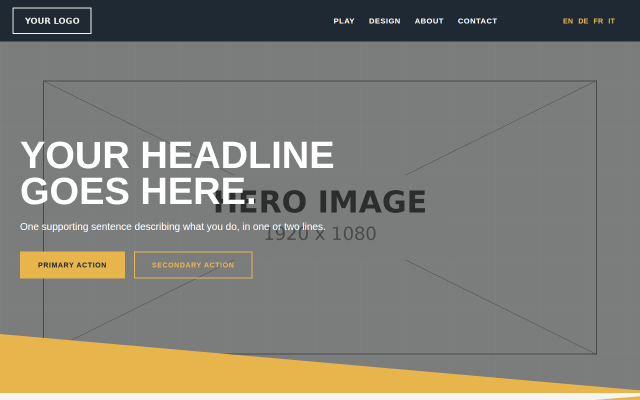
#> input picture screenshots/full/home-desktop-0.png, 1280 x 800 px, found by its file name (shown at 1/2 size)
$ python contact_sheets.py
#> lines starting #> are read from the running program, lines starting #| are printed output that depends on the picture
#!/usr/bin/env python3
"""Compose a few review sheets from the per-breakpoint screenshots.

Every output is kept under 2000px in both dimensions.
"""
from PIL import Image, ImageDraw, ImageFont
import os

SHOTS = "/var/lib/freelancer/projects/40717325/shots"
OUT = "/var/lib/freelancer/projects/40717325/deliverable/screenshots"
os.makedirs(OUT, exist_ok=True)

BOLD = "/usr/share/fonts/truetype/dejavu/DejaVuSans-Bold.ttf"
REG = "/usr/share/fonts/truetype/dejavu/DejaVuSans.ttf"
BG = (24, 26, 30)
FG = (238, 238, 236)
MUTED = (150, 152, 158)


def load(name):
#> called with name = 'home-desktop-0.png'
    p = os.path.join(SHOTS, name)
    return Image.open(p).convert("RGB") if os.path.exists(p) else None
#> returned value is the input picture: PIL image 1280x800 RGB; mean R, G, B 128.4, 125.6, 117.2


def label(d, xy, txt, size=20, colour=FG, font_path=BOLD):
    d.text(xy, txt, font=ImageFont.truetype(font_path, size), fill=colour)


def strip(files, title, out_name, per_row=3, thumb_w=520, caption=None,
          match="width", thumb_h=760):
    """A grid of viewport screenshots.

    match="width"  — every thumbnail scaled to the same width (section flow).
    match="height" — every thumbnail scaled to the same height, which is what
                     a breakpoint comparison needs: a 390px-wide phone shot and
                     a 1280px desktop shot have wildly different aspect ratios,
                     and matching width leaves most of the sheet empty.
    """
    imgs = [(cap, load(f)) for cap, f in files]
#> call 2 of load, with name = 'home-desktop-1.png'
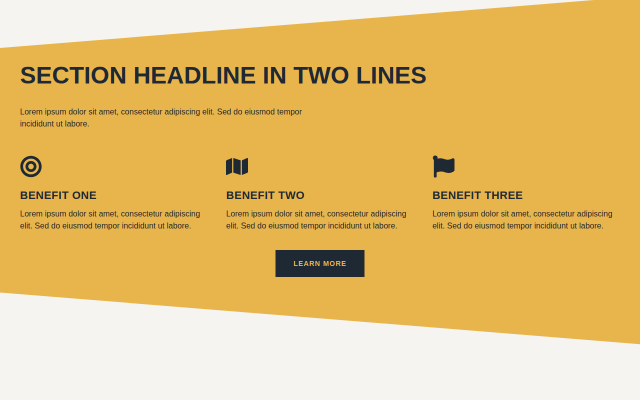
#> input picture screenshots/full/home-desktop-1.png, 1280 x 800 px, found by its file name (shown at 1/2 size)
#> in load, returned value is the input picture: PIL image 1280x800 RGB; mean R, G, B 228.2, 192.3, 118.3
#> call 4 of load, with name = 'home-desktop-3.png'
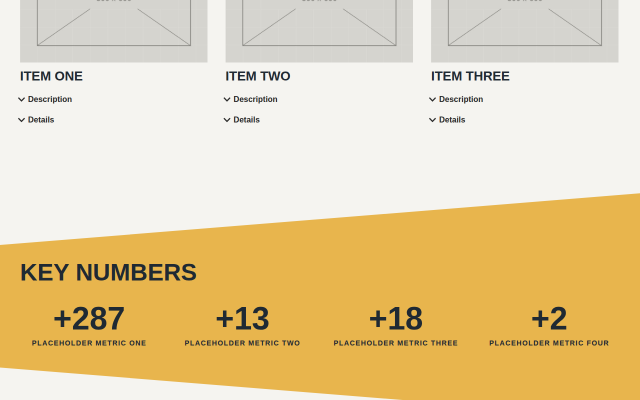
#> input picture screenshots/full/home-desktop-3.png, 1280 x 800 px, found by its file name (shown at 1/2 size)
#> in load, returned value is the input picture: PIL image 1280x800 RGB; mean R, G, B 230.3, 209, 164.1
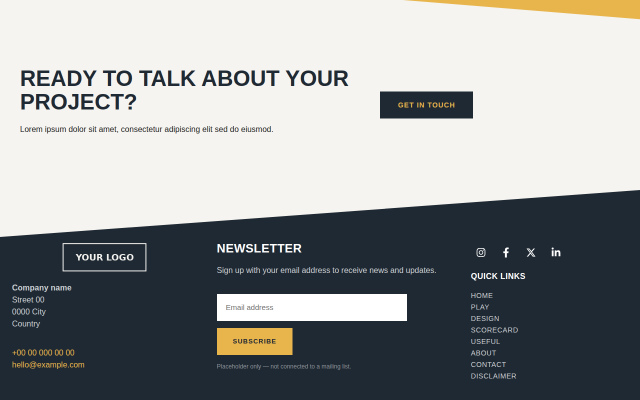
#> input picture screenshots/full/home-desktop-4.png, 1280 x 800 px, found by its file name (shown at 1/2 size)
#> in load, returned value is the input picture: PIL image 1280x800 RGB; mean R, G, B 148.2, 151.3, 151.9
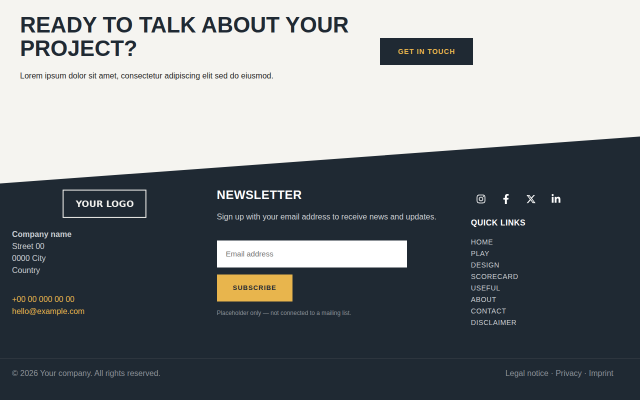
#> input picture screenshots/full/home-desktop-5.png, 1280 x 800 px, found by its file name (shown at 1/2 size)
#> in load, returned value is the input picture: PIL image 1280x800 RGB; mean R, G, B 120, 124.9, 128.3
#> imgs = 6 items
    imgs = [(c, im) for c, im in imgs if im]
#> imgs = 5 items
    if not imgs:
        return None

    scaled = []
    for cap, im in imgs:
        if match == "height":
            w = round(im.width * thumb_h / im.height)
            scaled.append((cap, im.resize((w, thumb_h), Image.LANCZOS)))
        else:
            h = round(im.height * thumb_w / im.width)
            scaled.append((cap, im.resize((thumb_w, h), Image.LANCZOS)))
#> this loop made 5 passes
#> cap on passes 1 to 5: 'Hero + header', 'Feature band', 'Card row', 'Stats band', 'CTA + footer'
#> after the loop, scaled = 5 items

    rows = [scaled[i:i + per_row] for i in range(0, len(scaled), per_row)]
#> rows = 2 items
    gap, pad, cap_h, head_h = 24, 36, 34, 96
    if match == "height":
        width = pad * 2 + max(
            sum(im.width for _, im in r) + gap * (len(r) - 1) for r in rows)
    else:
        width = pad * 2 + per_row * thumb_w + (per_row - 1) * gap
    height = head_h + pad
    for r in rows:
        height += max(im.height for _, im in r) + cap_h + gap
#> this loop made 2 passes
#> height on passes 1 to 2: 540, 948
#> after the loop, height = 948

    sheet = Image.new("RGB", (width, height), BG)
    d = ImageDraw.Draw(sheet)
    label(d, (pad, 30), title, 30)
    if caption:
        label(d, (pad, 66), caption, 17, MUTED, REG)

    y = head_h + pad
    for r in rows:
        x = pad
        for cap, im in r:
            label(d, (x, y), cap, 18, MUTED)
            sheet.paste(im, (x, y + cap_h - 8))
            x += im.width + gap
        y += max(im.height for _, im in r) + cap_h + gap
#> this loop made 2 passes
#> y on passes 1 to 2: 540, 948
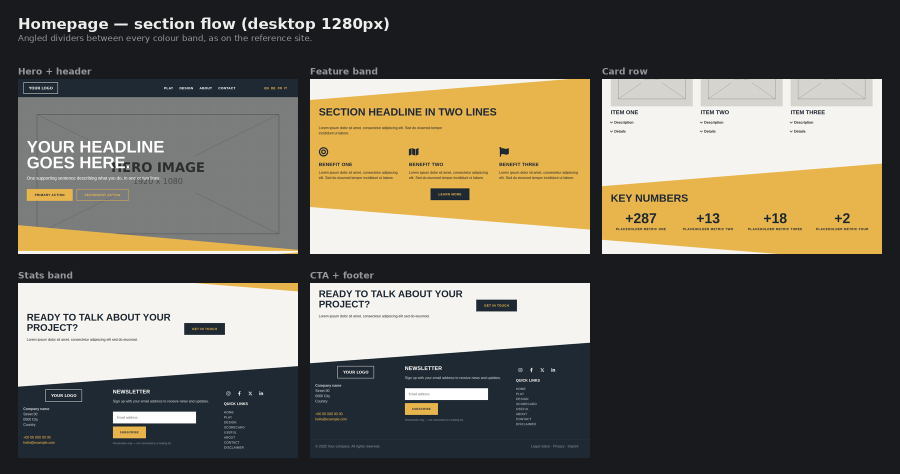
#> sheet: PIL image 1800x948 RGB (shown at 1/2 size); mean R, G, B 109.6, 104.5, 92
#> after the loop, y = 948

    # Keep both dimensions comfortably under the 2000px limit.
    if max(sheet.size) > 1900:
        f = 1900 / max(sheet.size)
        sheet = sheet.resize((int(sheet.width * f), int(sheet.height * f)), Image.LANCZOS)

    path = os.path.join(OUT, out_name)
    sheet.save(path, quality=88)
    print(f"{out_name}  {sheet.width}x{sheet.height}")
#| 01-home-desktop.jpg  1800x948
    return path


strip([("Hero + header", "home-desktop-0.png"),
       ("Feature band", "home-desktop-1.png"),
       ("Split + map", "home-desktop-2.png"),
       ("Card row", "home-desktop-3.png"),
       ("Stats band", "home-desktop-4.png"),
       ("CTA + footer", "home-desktop-5.png")],
      "Homepage — section flow (desktop 1280px)", "01-home-desktop.jpg",
      per_row=3, thumb_w=560,
      caption="Angled dividers between every colour band, as on the reference site.")

strip([("Desktop 1280px", "home-desktop-0.png"),
       ("Tablet 900px", "home-tablet-0.png"),
       ("Mobile 390px", "home-mobile-0.png")],
      "Responsive — same page, three breakpoints", "02-responsive.jpg",
      per_row=3, match="height", thumb_h=820,
      caption="Zero horizontal overflow at every width; menu collapses below tablet.")
#> call 2 of strip, with out_name = '02-responsive.jpg', per_row = 3, thumb_w = 520, match = 'height', thumb_h = 820
#> in strip (call 2), `imgs = [(cap, load(f)) for cap, f in files]`: imgs = 3 items
#> in strip (call 2), `imgs = [(c, im) for c, im in imgs if im]`: imgs = 1 item
#> the loop in strip (call 2), `for cap, im in imgs:` made 1 pass
#> (cap, w) on pass 1: ('Desktop 1280px', 1312)
#> in strip (call 2), `width = pad * 2 + max( sum(im.width for _, im in r) + gap * (len(r) - ..`: width = 1384
#> the loop in strip (call 2), `for r in rows:` made 1 pass
#> height on pass 1: 1010
#> after the loop in strip (call 2), `for r in rows:`: height = 1010
#> in strip (call 2), `sheet = Image.new("RGB", (width, height), BG)`:
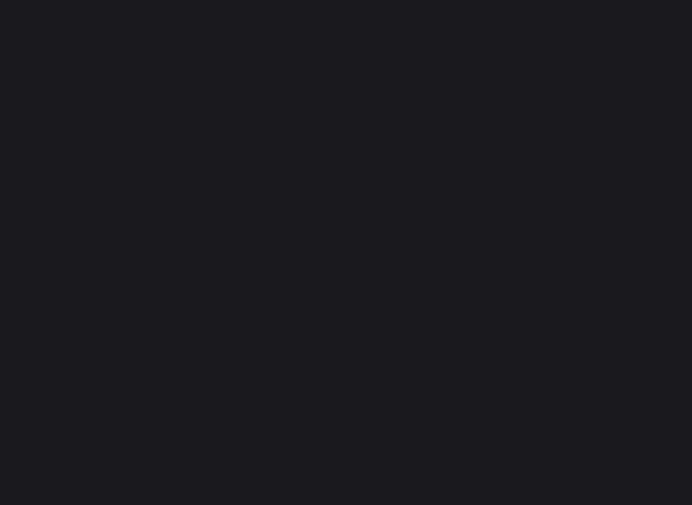
#> sheet: PIL image 1384x1010 RGB (shown at 1/2 size); mean R, G, B 24, 26, 30
#> the loop in strip (call 2), `for r in rows:` made 1 pass
#> y on pass 1: 1010
#> after the loop in strip (call 2), `for r in rows:`:
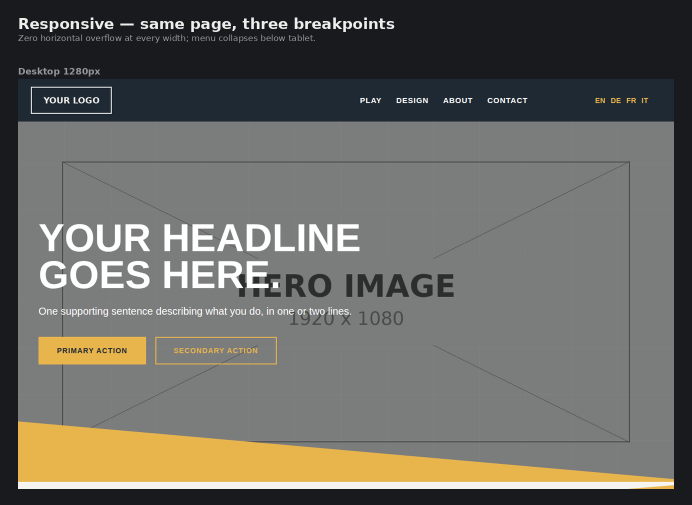
#> sheet: PIL image 1384x1010 RGB (shown at 1/2 size); mean R, G, B 105.6, 103.9, 98.2
#| 02-responsive.jpg  1384x1010

strip([("Play (main content)", "play-desktop-0.png"),
       ("Design (service)", "design-desktop-0.png"),
       ("About", "about-desktop-0.png"),
       ("Contact", "contact-desktop-0.png"),
       ("Design — process steps", "design-desktop-1.png"),
       ("Design — logo grid", "design-desktop-3.png")],
      "The other page templates", "03-pages.jpg",
      per_row=3, thumb_w=560,
      caption="All eight pages use the same reusable sections and the same global colours.")

# One screenshot per section, cropped to the section itself — scrolling the page
# in fixed viewport steps straddles the boundaries and mislabels every case.
strip([("1 item", "case-2.png"),
       ("2 items", "case-3.png"),
       ("4 items", "case-4.png"),
       ("5 items", "case-5.png")],
      "Self-arranging rows — no empty slots", "05-flexible-layout.jpg",
      per_row=2, thumb_w=760,
      caption="The same section with different numbers of items. Nothing is configured "
              "per case; remove one and the rest re-centre.")

strip([("Cards + stats", "home-mobile-3.png"),
       ("Contact form", "contact-mobile-1.png"),
       ("Footer", "home-mobile-6.png")],
      "Mobile detail (390px)", "04-mobile.jpg",
      per_row=3, match="height", thumb_h=820)
